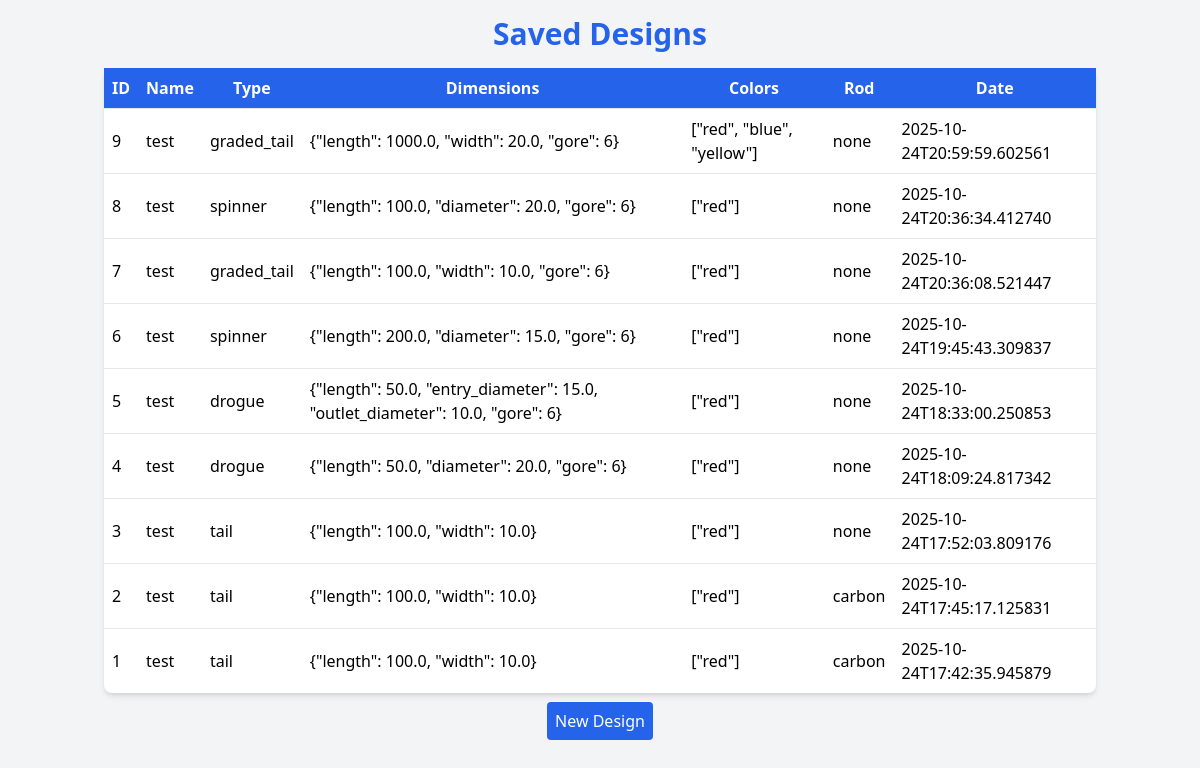
The app's page /designs, older data.
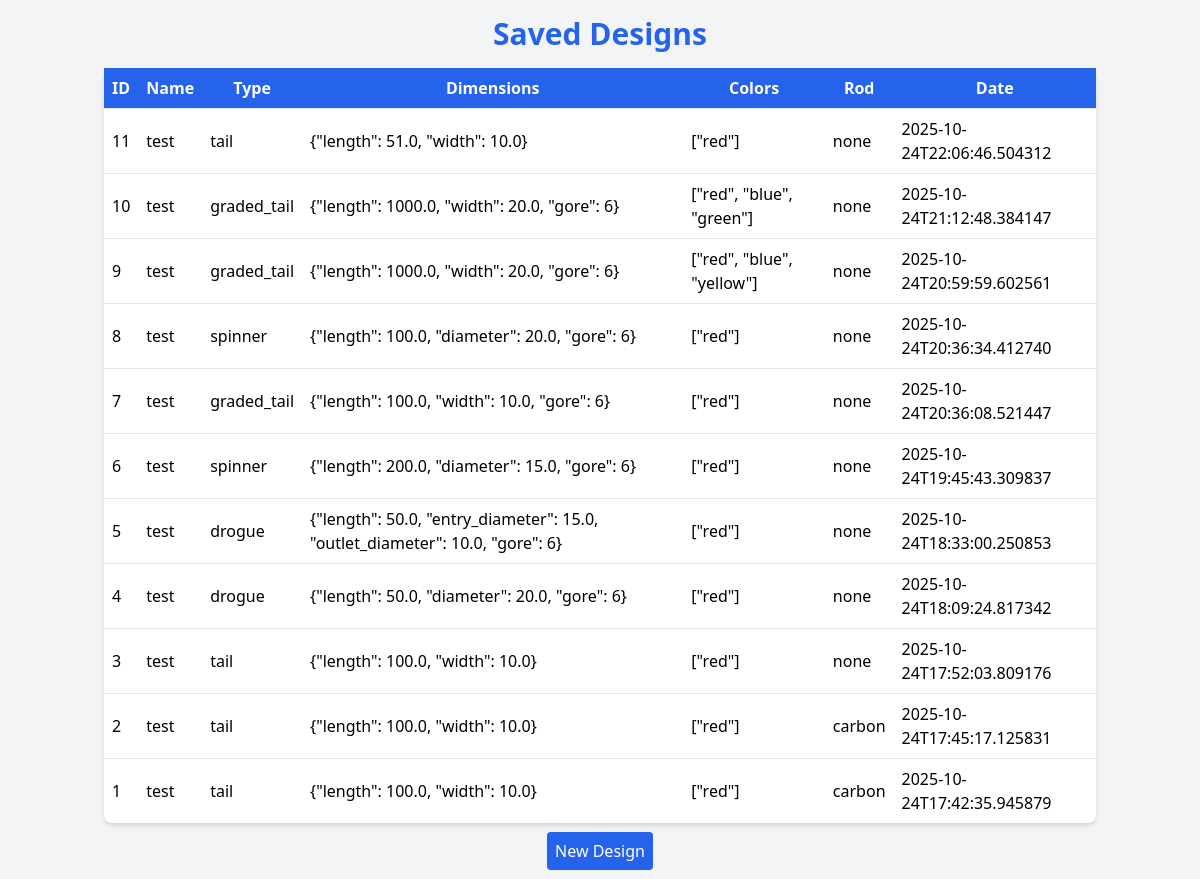
The same page, newer data.
### tables this page shows
CREATE TABLE designs
                 (id INTEGER PRIMARY KEY AUTOINCREMENT,
                  name TEXT NOT NULL,
                  type TEXT NOT NULL,
                  dimensions TEXT NOT NULL,
                  colors TEXT NOT NULL,
                  rod TEXT,
                  creation_date TEXT NOT NULL);

### app.py (the view)
@app.route('/designs')
def designs():
    conn = sqlite3.connect('designs.db')
    c = conn.cursor()
    c.execute('SELECT * FROM designs ORDER BY id DESC')
    all_designs = c.fetchall()
    conn.close()
    return render_template('designs.html', designs=all_designs)

### templates/designs.html (shortened to what this page needs)
<!DOCTYPE html>
<html lang="en">
<head>
    <script src="https://cdn.tailwindcss.com"></script>
</head>
<body class="bg-gray-100 font-sans">
    <div class="container mx-auto p-4">
        <h1 class="text-3xl font-bold text-center text-blue-600 mb-4">Saved Designs</h1>
        <table class="w-full bg-white rounded-lg shadow-md">
            <thead>
                <tr class="bg-blue-600 text-white">
                    <th class="p-2">ID</th>
                    <th class="p-2">Name</th>
                    <th class="p-2">Type</th>
                    <th class="p-2">Dimensions</th>
                    <th class="p-2">Colors</th>
                    <th class="p-2">Rod</th>
                    <th class="p-2">Date</th>
                </tr>
            </thead>
            <tbody>
                {% for d in designs %}
                <tr class="border-t">
                    <td class="p-2">{{ d[0] }}</td>
                    <td class="p-2">{{ d[1] }}</td>
                    <td class="p-2">{{ d[2] }}</td>
                    <td class="p-2">{{ d[3] }}</td>
                    <td class="p-2">{{ d[4] }}</td>
                    <td class="p-2">{{ d[5] }}</td>
                    <td class="p-2">{{ d[6] }}</td>
                </tr>
                {% endfor %}
            </tbody>
        </table>
        <div class="text-center mt-4">
            <a href="/" class="bg-blue-600 text-white p-2 rounded hover:bg-blue-700">New Design</a>
        </div>
    </div>
</body>
</html>

Row changes from the older to the newer data that the page shows:
added designs: id "11", name "test", type "tail", dimensions "{\"length\": 51.0, \"width\": 10.0}", colors "[\"red\"]", rod "none", creation_date "2025-10-24T22:06:46.504312"
added designs: id "10", name "test", type "graded_tail", dimensions "{\"length\": 1000.0, \"width\": 20.0, \"gore\": 6}", colors "[\"red\", \"blue\", \"green\"]", rod "none", creation_date "2025-10-24T21:12:48.384147"
